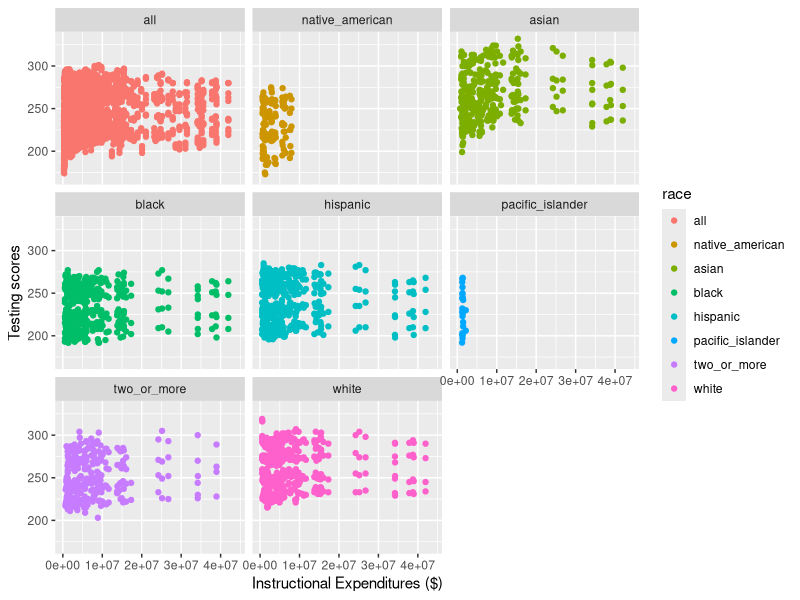
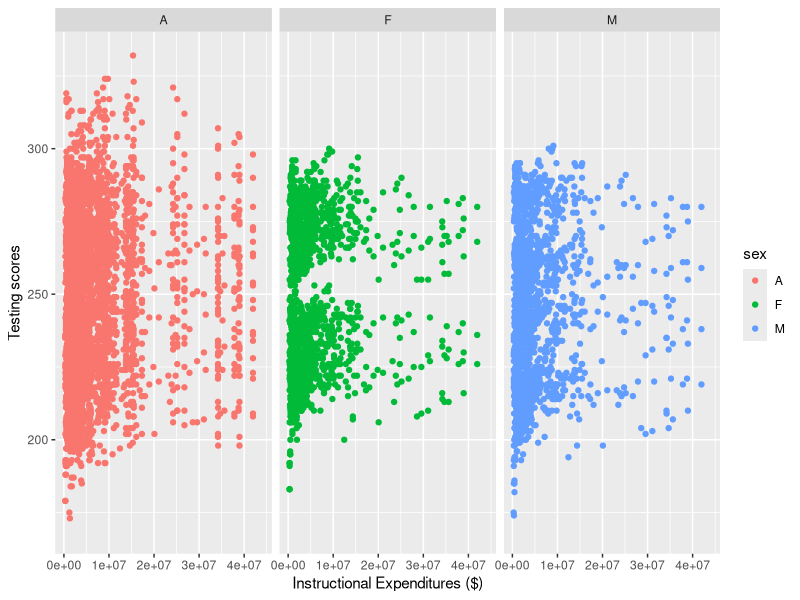
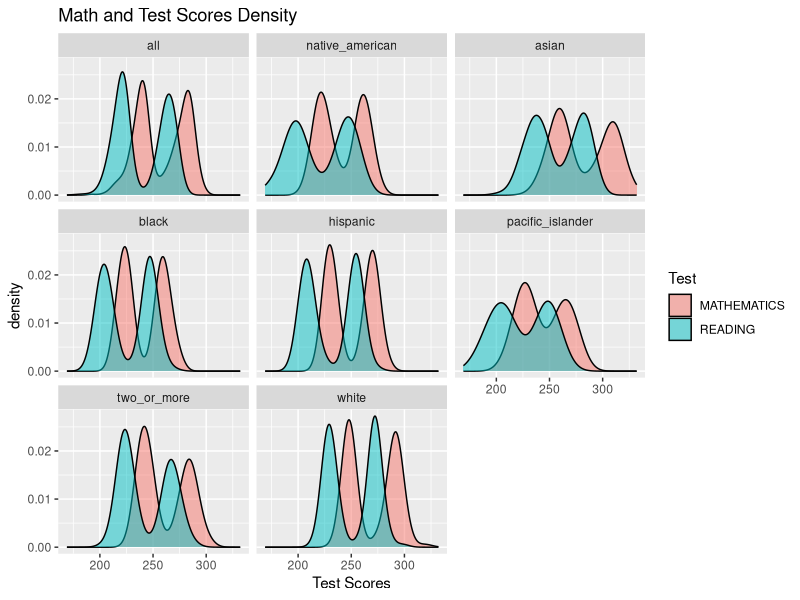
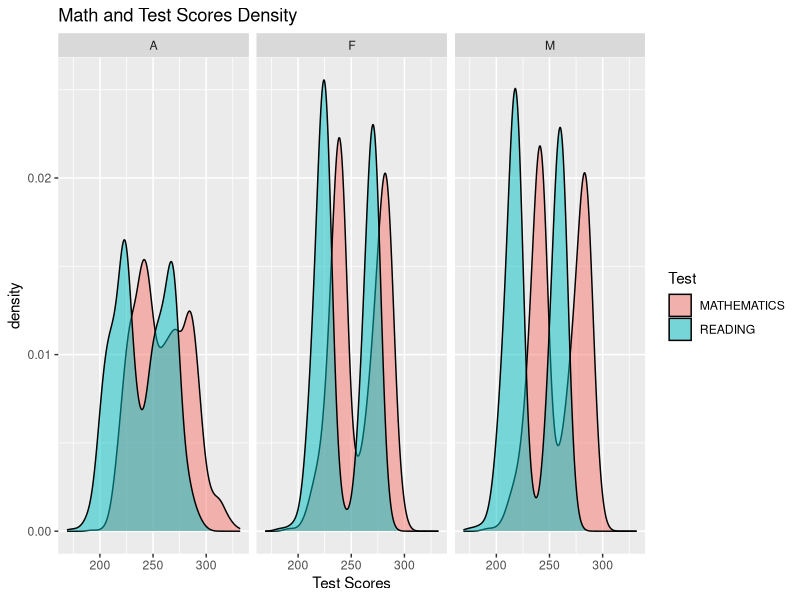
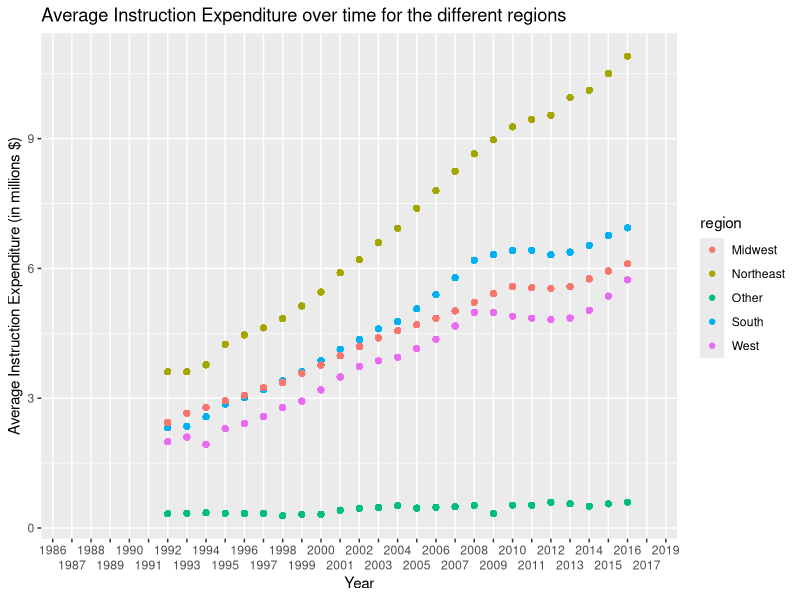

Write R code to recreate these figures, in order. (Note: this script raises an error after producing the figures.)
## ---- chunk 1
knitr::opts_chunk$set(echo = FALSE)
library(tidyverse)
library(readxl)
## ---- chunk 2
schools <- read_xlsx("US_schools_data.xlsx")
## ---- chunk 3
clean_schools <-schools %>%
  select(PRIMARY_KEY,
         TOTAL_EXPENDITURE, 
         INSTRUCTION_EXPENDITURE, 
         SUPPORT_SERVICES_EXPENDITURE, 
         OTHER_EXPENDITURE, 
         CAPITAL_OUTLAY_EXPENDITURE, 
         ends_with("READING"), 
         ends_with("MATHEMATICS"))
## ---- chunk 4

clean_schools$PRIMARY_KEY <- str_replace(clean_schools$PRIMARY_KEY,"_", " ")

clean_schools <- clean_schools %>%
  separate(PRIMARY_KEY, 
           into = c("year", "state"), 
           sep = " ")

clean_schools$state <- str_replace_all(clean_schools$state, "_", " ")


## ---- chunk 5
clean_schools <- clean_schools %>%
  pivot_longer("G04_A_A_READING":"G08_TR_A_MATHEMATICS",
               names_to = c("grade","race", "sex", "test"),
               names_sep = "_",
               values_to = "score")
## ---- chunk 6
clean_schools <- clean_schools %>%
  mutate(sex = as.factor(sex),
         race = fct_recode(as.factor(clean_schools$race), 
                           all = "A",
                           asian = "AS",
                           hispanic = "HI",
                           black = "BL",
                           white = "WH",
                           pacific_islander = "HP",
                           two_or_more = "TR",
                           native_american = "AM"),
         test = as.factor(test),
         grade =as.factor(grade)
         )
  
## ---- chunk 7
MIDWEST <- c("INDIANA","ILLINOIS","MICHIGAN","OHIO","WISCONSIN",
             "IOWA","KANSAS","MINNESOTA","MISSOURI","NEBRASKA",
             "NORTH DAKOTA","SOUTH DAKOTA")

NORTHEAST <- c("CONNECTICUT","MAINE","MASSACHUSETTS","NEW HAMPSHIRE",
             "RHODE ISLAND","VERMONT","NEW JERSEY","NEW YORK",
             "PENNSYLVANIA")

SOUTH <- c("DELAWARE","DISTRICT","FLORIDA","GEORGIA",
            "MARYLAND","NORTH CAROLINA","SOUTH CAROLINA","VIRGINIA",
            "WEST VIRGINIA","ALABAMA","KENTUCKY","MISSISSIPPI",
            "TENNESSEE","ARKANSAS","LOUISIANA","OKLAHOMA","TEXAS")

WEST <- c("ARIZONA","COLORADO","IDAHO","NEW MEXICO","MONTANA",
            "UTAH","NEVADA","WYOMING","ALASKA","CALIFORNIA",
            "HAWAII","OREGON","WASHINGTON")

clean_schools <- clean_schools %>%
  mutate(region = if_else(state %in% MIDWEST, "Midwest", 
                          if_else(state %in% NORTHEAST, "Northeast", 
                                  if_else(state %in% SOUTH, "South", 
                                          if_else(state %in% WEST, "West", "Other")))))

## ---- chunk 8
clean_schools %>%
  ggplot(aes(x = INSTRUCTION_EXPENDITURE, y = score, color = race)) +
  geom_point() +
  labs(x = "Instructional Expenditures ($)", 
       y = "Testing scores")  +
  facet_wrap(~race)

clean_schools %>%
  ggplot(aes(x = INSTRUCTION_EXPENDITURE, y = score, color = sex)) +
  geom_point() +
  labs(x = "Instructional Expenditures ($)", 
       y = "Testing scores")  +
  facet_wrap(~sex)
## ---- chunk 9
clean_schools %>%
  ggplot()+
  geom_density(mapping = aes(x = score, fill = test), alpha = 0.5)+
  facet_wrap(~race) +
  labs(title = "Math and Test Scores Density", x = "Test Scores", fill = "Test")

clean_schools %>%
  ggplot()+
  geom_density(mapping = aes(x = score, fill = test), alpha = 0.5)+
  facet_wrap(~sex) +
  labs(title = "Math and Test Scores Density", x = "Test Scores", fill = "Test")
## ---- chunk 10
clean_schools %>%
  #filter(!is.na(INSTRUCTION_EXPENDITURE)) %>%
  group_by(year, region, race, sex) %>%
  mutate( INSTRUCTION_EXPENDITURE = INSTRUCTION_EXPENDITURE / 1000000,
    avg = mean(INSTRUCTION_EXPENDITURE, na.rm = TRUE),
         year = as.factor(year)) %>%
  ggplot(mapping = aes(x = year, y = avg, color = region))+
  geom_point() +
  scale_x_discrete(guide = guide_axis(n.dodge=2)) +#+ facet_wrap(~race) + facet_wrap(~sex)
  labs(title = "Average Instruction Expenditure over time for the different regions", y = "Average Instruction Expenditure (in millions $)", x = "Year")
## ---- chunk 11
clean_schools %>%
  group_by(year, region) %>%
  mutate(
    INSTRUCTION_EXPENDITURE = INSTRUCTION_EXPENDITURE / 1000000,
    avg = mean(INSTRUCTION_EXPENDITURE, na.rm = TRUE),
         year = as.factor(year)) %>%
  ggplot(mapping = aes(x = year, 
                       y = avg,
                       group = region,
                       color = fct_reorder2(region, year, INSTRUCTION_EXPENDITURE)))+
  geom_line() +
  scale_x_discrete(guide = guide_axis(n.dodge=2)) +
  #scale_colour_brewer(palette = "Paired") +
  theme(panel.grid.major = element_blank(), 
        panel.grid.minor = element_blank(),
        text=element_text(size=12, 
                          family="serif"),
                          axis.text.y = element_text(size = 16))+
  # code for removing gridlines from https://felixfan.github.io/ggplot2-remove-grid-background-margin/
  # code for font from https://stackoverflow.com/questions/34522732/changing-fonts-in-ggplot2
  # annotation from https://ggplot2.tidyverse.org/reference/annotate.html
  labs(title = "Average Instruction Expenditure Over Time by Region",
       x = "Year",
       y = "Average Instruction Expenditure (Millions $)",
       color = "Region")+
  annotate("text", 
           x = "2012", 
           y = 5.75, 
           label = "Large increase \n for Northeast",
           size = 2)

## ---- chunk 12
clean_schools %>%
  filter(test == "MATHEMATICS",
         !is.na(score)) %>%
  lm(score ~ INSTRUCTION_EXPENDITURE, data = .) ->
  math_model

clean_schools %>%
  filter(test == "READING",
         !is.na(score)) %>%
  lm(score ~ INSTRUCTION_EXPENDITURE, data = .) ->
  reading_model
## ---- chunk 13
summary(math_model)
# math model has higher r^2
summary(reading_model)
## ---- chunk 14
clean_schools %>%
  lm(score ~ test, data = .) ->
  test_model
summary(test_model)
## ---- chunk 15
clean_schools %>%
  mutate(year = as.numeric(year)) %>%
  lm(score ~ test + year, data = .) %>%
  summary()
## ---- chunk 16
clean_schools %>%
  mutate(year = as.numeric(year),
         state = as.factor(state)) %>%
  lm(score ~ test + year + SUPPORT_SERVICES_EXPENDITURE, data = .) %>%
  summary()
## ---- chunk 17
clean_schools %>%
  mutate(year = as.numeric(year)) %>%
  lm(score ~ test + year + region + SUPPORT_SERVICES_EXPENDITURE, data = .) %>%
  summary()
## ---- chunk 18
clean_schools %>%
  mutate(year = as.numeric(year)) %>%
  lm(score ~ test + year + region + SUPPORT_SERVICES_EXPENDITURE + race, data = .) %>%
  summary()
## ---- chunk 19
clean_schools %>%
  mutate(year = as.numeric(year)) %>%
  lm(score ~ test + year + region + race, data = .) %>%
  summary()
## ---- chunk 20
clean_schools %>%
  mutate(year = as.numeric(year)) %>%
  lm(score ~ test + year + region + SUPPORT_SERVICES_EXPENDITURE + race + grade, data = .) %>%
  summary()
## ---- chunk 21
clean_schools %>%
  mutate(year = as.numeric(year)) %>%
  lm(score ~ test + year + region +  race + grade + INSTRUCTION_EXPENDITURE, data = .) %>%
  summary()
## ---- chunk 22
clean_schools %>%
  mutate(year = as.numeric(year)) %>%
  lm(score ~ test + year + region + race + grade + INSTRUCTION_EXPENDITURE, data = .) %>%
  summary()
## ---- chunk 23
clean_schools %>%
  mutate(year = as.numeric(year)) %>%
  #filter(race != "all") %>%
  ggplot(mapping = aes(x = year, 
                           y = score,
                           color = race))+
  geom_point()+
  geom_jitter()+
  #stat_smooth(method = "lm")+
  facet_grid(rows = vars(test), cols = vars(grade))+
  theme(panel.grid.major = element_blank(), 
        panel.grid.minor = element_blank())
## ---- chunk 24
schools_lm <- clean_schools %>%
  mutate(year = as.numeric(year)) %>%
  lm(score ~ test + year + region + race + grade + INSTRUCTION_EXPENDITURE, data = .)
schools_predict <- predict(schools_lm)
schools_sigma <- sigma(schools_lm)
## ---- chunk 25
noise <- function(x, mean = 0, sd){
  n <- length(x)
  new_data <- x + rnorm(n, mean, sd)
  return(new_data)
}
## ---- chunk 26
new_data <- tibble(
  predict_score = noise(schools_predict,
                         sd = schools_sigma)
)
## ---- chunk 27
new_data <- clean_schools %>% 
  filter(!is.na(score), 
         !is.na(test), 
         !is.na(year),
         !is.na(region),
         !is.na(race),
         !is.na(grade),
         !is.na(INSTRUCTION_EXPENDITURE)) %>% 
  select(score, test, year, region, race, grade,
         INSTRUCTION_EXPENDITURE) %>% 
  bind_cols(new_data)
## ---- chunk 28
nsims <- 1000

sims <- map_dfc(1:nsims,
                ~tibble(sim = noise(schools_predict, sd = schools_sigma)))
## ---- chunk 29
colnames(sims) <- colnames(sims) %>% 
  str_replace(pattern = "\\.\\.\\.",
                  replace = "_")
## ---- chunk 30
sims <- clean_schools %>% 
filter(!is.na(score), 
         !is.na(test), 
         !is.na(year),
         !is.na(region),
         !is.na(race),
         !is.na(grade),
         !is.na(INSTRUCTION_EXPENDITURE)) %>%  
  select(score) %>% 
  bind_cols(sims)
## ---- chunk 31
sim_r_sq <- sims %>% 
  map( ~lm(score ~ .x, data = sims)) %>% 
  map(broom::glance) %>% 
  map_dbl(~.$r.squared)
## ---- chunk 32
sim_r_sq <- sim_r_sq[names(sim_r_sq) != "score"]
head(sim_r_sq)
## ---- chunk 33
tibble(sims = sim_r_sq) %>% 
  ggplot(aes(x = sims)) + 
  geom_histogram()
